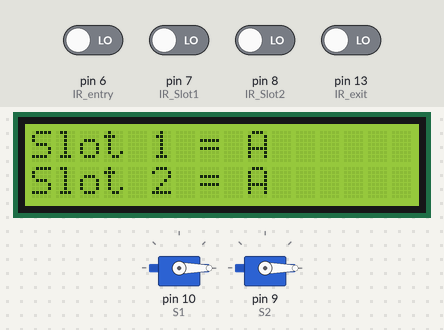
This sketch was run on a simulated Arduino Uno, built with avr-gcc and run on an emulated ATmega328P. Shown: 2 × servo, 16×2 character LCD. The inputs (shaded band) are chosen by the test bench; at power-on: pin 6 (IR_entry), pin 7 (IR_Slot1), pin 8 (IR_Slot2), pin 13 (IR_exit) LOW.

Above: at 5.2 s.
5.3 s: pin 7 (IR_Slot1) driven HIGH
At 6.5 s:
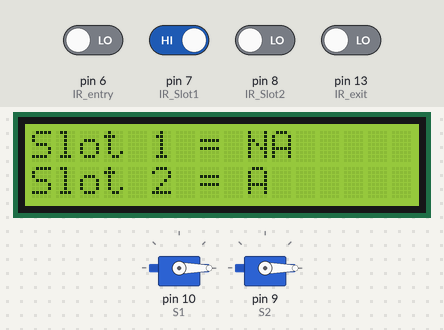
6.8 s: pin 8 (IR_Slot2) driven HIGH
At 7.6 s:
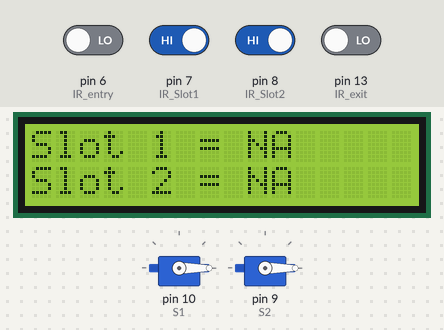
8.3 s: pin 7 (IR_Slot1) driven LOW
At 8.8 s:
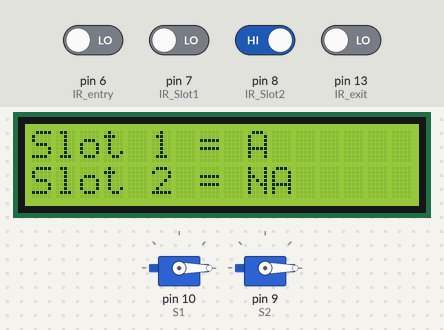
9.8 s: pin 6 (IR_entry) driven HIGH
At 11.0 s:
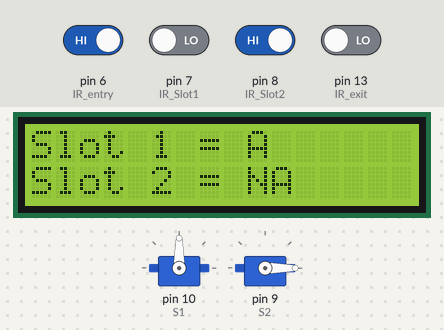
11.3 s: pin 13 (IR_exit) driven HIGH
At 12.1 s:
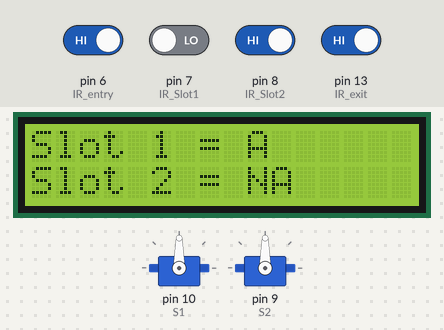
12.8 s: pin 6 (IR_entry) driven LOW
At 13.3 s:
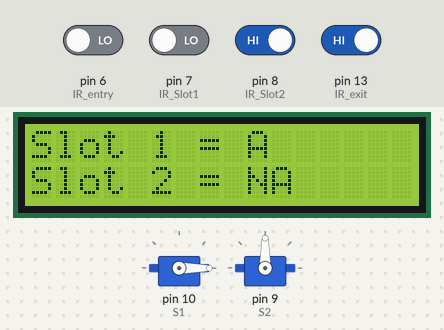
Timing chart, 0 to 15.3 s (numbered marks = the images above; inputs shaded):
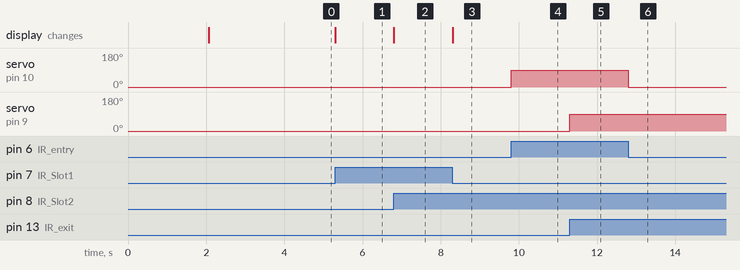

The sketch:

smart_parking_system_using_arduino1.ino
```cpp
// Include necessary libraries
#include <LiquidCrystal.h> // Library for LCD
#include <Servo.h>         // Library for Servo Motor

// Create Servo objects for the entry and exit gates
Servo S1; // Entry gate servo
Servo S2; // Exit gate servo

// Define the digital pins for the IR sensors
#define IR_Slot1 7   // Sensor for parking slot 1
#define IR_Slot2 8   // Sensor for parking slot 2
#define IR_entry 6   // Sensor at the entrance
#define IR_exit 13   // Sensor at the exit

// Variable to store the initial position of the servo motors (closed position)
int pos = 0;

// Initialize the LiquidCrystal library with the interface pins
// LiquidCrystal lcd(RS, E, D4, D5, D6, D7);
LiquidCrystal lcd(12, 11, 5, 4, 3, 2);

void setup() {
  // Attach the servo motors to their control pins
  S1.attach(10); // Attach entry servo to pin 10
  S2.attach(9);  // Attach exit servo to pin 9

  // Set the initial position of both servos to 0 degrees (closed)
  S1.write(pos);
  S2.write(pos);

  // Set the IR sensor pins as INPUT
  pinMode(IR_Slot1, INPUT);
  pinMode(IR_Slot2, INPUT);
  pinMode(IR_entry, INPUT);
  pinMode(IR_exit, INPUT);

  // Initialize the 16x2 LCD
  lcd.begin(16, 2);

  // Display a welcome message on the LCD
  lcd.print("Smart Parking");
  lcd.setCursor(0, 1); // Move cursor to the second line
  lcd.print("System");
  delay(2000); // Wait for 2 seconds

  // Clear the screen and display the initial status of the parking slots
  lcd.clear();
  lcd.setCursor(0, 0); // Move cursor to the first line
  lcd.print("Slot 1 = A"); // A = Available
  lcd.setCursor(0, 1); // Move cursor to the second line
  lcd.print("Slot 2 = A"); // A = Available
  delay(2000); // Wait for 2 seconds
}

void loop() {
  // --- Check and Display Status for Parking Slot 1 ---
  if (digitalRead(IR_Slot1) == HIGH) { // HIGH means a car is detected
    lcd.setCursor(0, 0);
    lcd.print("Slot 1 = NA"); // NA = Not Available
  } else { // LOW means the slot is empty
    lcd.setCursor(0, 0);
    lcd.print("Slot 1 = A "); // A = Available (extra space to clear the 'NA')
  }

  // --- Check and Display Status for Parking Slot 2 ---
  if (digitalRead(IR_Slot2) == HIGH) { // HIGH means a car is detected
    lcd.setCursor(0, 1);
    lcd.print("Slot 2 = NA"); // NA = Not Available
  } else { // LOW means the slot is empty
    lcd.setCursor(0, 1);
    lcd.print("Slot 2 = A "); // A = Available (extra space to clear the 'NA')
  }

  // --- Control the Entry Gate ---
  if (digitalRead(IR_entry) == HIGH) { // If a car is at the entrance
    S1.write(pos + 90); // Rotate servo to 90 degrees to open the gate
  } else {
    S1.write(pos); // Keep the gate closed at 0 degrees
  }

  // --- Control the Exit Gate ---
  if (digitalRead(IR_exit) == HIGH) { // If a car is at the exit
    S2.write(pos + 90); // Rotate servo to 90 degrees to open the gate
  } else {
    S2.write(pos); // Keep the gate closed at 0 degrees
  }
}
```

Measured:
- after the input at 5.3 s, the display: changes at once (image 1)
- after the input at 6.8 s, the display: changes at once (image 2)
- after the input at 8.3 s, the display: changes at once (image 3)
- after the input at 9.8 s, servo on pin 10 (S1): 0° → 90° at once
- after the input at 11.3 s, servo on pin 9 (S2): 0° → 90° at once
- after the input at 12.8 s, servo on pin 10 (S1): 90° → 0° at once
